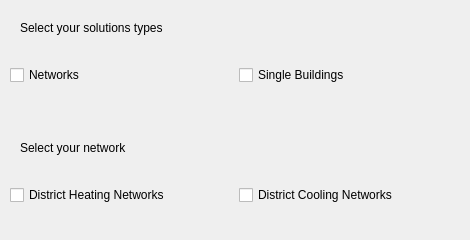
        <widget class="QWidget" name="dhcnTab">
         <attribute name="title">
          <string>Energy systems</string>
         </attribute>
         <widget class="QWidget" name="horizontalLayoutWidget">
          <property name="geometry">
           <rect>
            <x>10</x>
            <y>160</y>
            <width>451</width>
            <height>71</height>
           </rect>
          </property>
          <layout class="QHBoxLayout" name="horizontalLayout">
           <item>
            <widget class="QCheckBox" name="futureDHN">
             <property name="text">
              <string>District Heating Networks</string>
             </property>
            </widget>
           </item>
           <item>
            <widget class="QCheckBox" name="futureDCN">
             <property name="text">
              <string>District Cooling Networks</string>
             </property>
            </widget>
           </item>
          </layout>
         </widget>
         <widget class="QWidget" name="horizontalLayoutWidget_2">
          <property name="geometry">
           <rect>
            <x>10</x>
            <y>40</y>
            <width>451</width>
            <height>71</height>
           </rect>
          </property>
          <layout class="QHBoxLayout" name="horizontalLayout_2">
           <item>
            <widget class="QCheckBox" name="futureDistrictSolution">
             <property name="text">
              <string>Networks</string>
             </property>
            </widget>
           </item>
           <item>
            <widget class="QCheckBox" name="futureBuildingSolution">
             <property name="text">
              <string>Single Buildings</string>
             </property>
            </widget>
           </item>
          </layout>
         </widget>
         <widget class="QLabel" name="label_10">
          <property name="geometry">
           <rect>
            <x>20</x>
            <y>20</y>
            <width>211</width>
            <height>16</height>
           </rect>
          </property>
          <property name="text">
           <string>Select your solutions types</string>
          </property>
         </widget>
         <widget class="QLabel" name="label_22">
          <property name="geometry">
           <rect>
            <x>20</x>
            <y>140</y>
            <width>201</width>
            <height>16</height>
           </rect>
          </property>
          <property name="text">
           <string>Select your network</string>
          </property>
         </widget>
        </widget>
